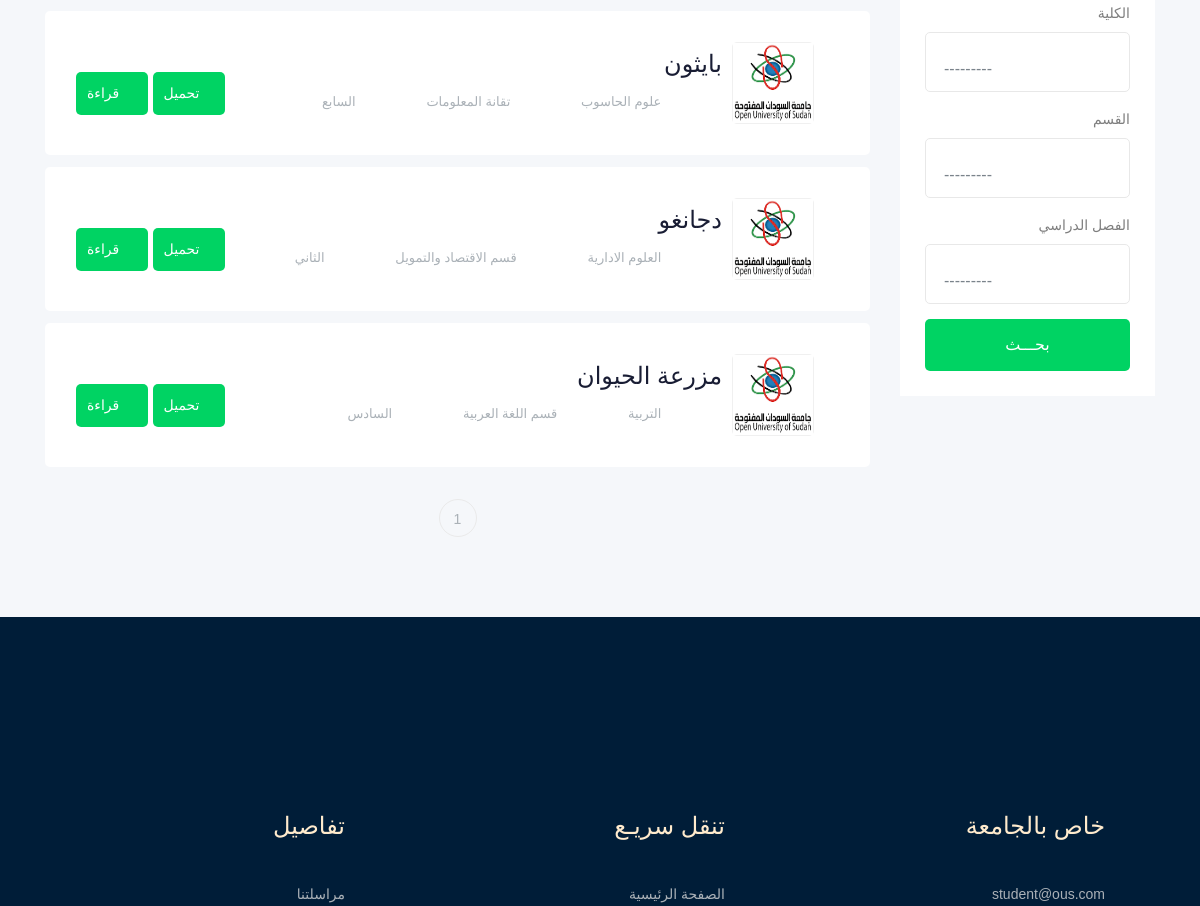
The app's page /books (middle part), older data.
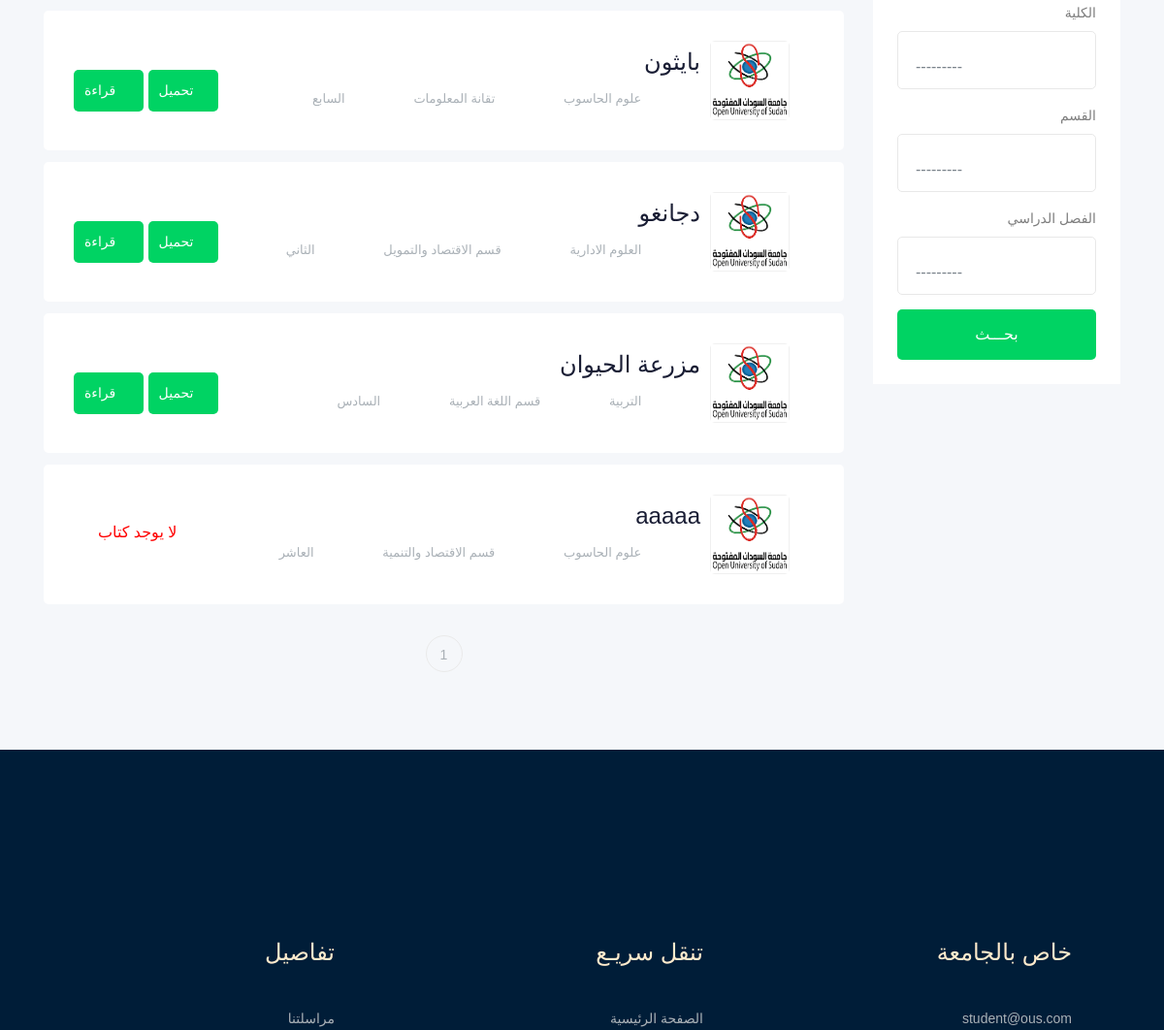
The same page, newer data.
### college/models.py (models this page shows, shortened)
class Book(models.Model):
    Btitle = models.CharField(max_length=200, verbose_name=_("عنوان الكتاب"))
    pdf = models.FileField(upload_to='media/pdf', null=True, blank=True)
    Bcollge = models.ForeignKey('College',
                                on_delete=models.CASCADE,
                                verbose_name=_("الكلية"))
    Bdepart = models.ForeignKey('Department',
                                on_delete=models.CASCADE,
                                verbose_name=_("القسم"))
    Bclass = models.CharField(max_length=20,
                              choices=Depart_Class,
                              verbose_name=_("الفصل الدراسي"))
    Bdescrip = models.TextField(max_length=200, verbose_name=_("Desciption"))

class College(models.Model):
    CLtitle = models.CharField(max_length=200, verbose_name=_('اسم الكلية'))
    CLdescrip = models.TextField(max_length=1000, verbose_name=_('وصف الكلية'))
    CLdepart = models.CharField(max_length=200,
                                choices=SECTION,
                                verbose_name=_("عدد الأقسام"))
    def __str__(self):
        return self.CLtitle

class Department(models.Model):
    Dcollege = models.ForeignKey('College',
                                 on_delete=models.CASCADE,
                                 blank=True,
                                 null=True,
                                 verbose_name=_("الكلية"))
    Dtitle = models.CharField(max_length=200, verbose_name=_("القسم"))
    Dsystem = models.CharField(max_length=200,
                               choices=SYSTEM,
                               verbose_name=_("نظام الدراسة"))
    def __str__(self):
        return self.Dtitle

### college/views.py (the view)
# urls.py: path('books', views.book),
def book(request):
    all_book = Book.objects.all()
    filter = BookFilter(request.GET, queryset=all_book)
    all_book = filter.qs
    paginator = Paginator(all_book, 6)  # Show 25 contacts per page.
    page = request.GET.get('page')
    all_book = paginator.get_page(page)
    context = {'all_book': all_book, 'filter': filter, 'page': page}
    return render(request, 'book/book.html', context)

### college/templates/book/book.html (shortened to what the changed rows need)
{% extends 'index.html' %}
{% load static %}
{% load bootstrap4 %}
{% block my_code %}
<div class="right">
    <div class="job_listing_area plus_padding">
        <div class="container">
            <div class="row">
                <div class="col-lg-9">
                    <div class="job_lists m-0">
                        <div class="row">
                            {% for book in all_book %}
                            <div class="col-lg-12 col-md-12">
                                <div class="single_jobs white-bg d-flex justify-content-between">
                                    <div class="jobs_left d-flex align-items-center">
                                        <div class="thumb">
                                            <img style="
                                                width: 80px;
                                                height: 80px;
                                                margin-right: -15px;
                                                margin-top: -15px;" src="{% static 'pdf/Books/cover_ous.png' %}"
                                                alt="">
                                        </div>
                                        <div class="jobs_conetent">
                                            <a href="job_details.html">
                                                <h4 style="margin-right: 10px;">{{book.Btitle}}</h4>
                                            </a>
                                            <div class="links_locat d-flex align-items-center">
                                                <div class="location">
                                                    <p style="font-size: 13px;"> <i class="fa fa-university"></i>
                                                        {{book.Bcollge}}</p>
                                                </div>
                                                <div class="location">
                                                    <p style="font-size: 13px;"> <i class="fa fa-puzzle-piece"></i>
                                                        {{book.Bdepart}}</p>
                                                </div>
                                                <div class="location">
                                                    <p title="الفصل الدراسي" style="font-size: 13px;"> <i
                                                            class="fa fa-graduation-cap"></i>
                                                        {{book.Bclass}}</p>
                                                </div>
                                            </div>
                                        </div>
                                    </div>
                                    <div class="jobs_right">
                                        <div class="apply_now">
                                            {% if book.pdf %}
                                            <a style="margin-top: 30px; padding: 10px; " href="{{book.pdf.url}}"
                                                target="_blank" download class="boxed-btn3"><i
                                                    class="fa fa-download"></i> تحميل</a>
                                            <a style="margin-top: 30px; padding: 10px; " href="{{book.pdf.url}}"
                                                target="_blank" class="boxed-btn3"> <i class="fa fa-book">
                                                    &nbsp;</i>قراءة</a>
                                            {% else %}
                                            <p style=" color: rgb(255, 1, 1); padding: 15px; margin: 10px;">لا يوجد كتاب
                                            </p>
                                            {% endif %}
                                        </div>
                                    </div>
                                </div>
                            </div>
                            {% endfor %}
                        </div>
                        <div class="row">
                            <div class="col-lg-12">
                                <div class="pagination_wrap">
                                    <ul>
                                        {% for pages in all_book.paginator.page_range %}
                                        {% if all_book.number == pages %}
                                        <li><a href="#"><span>{{pages}}</span></a></li>
                                        {% else %}
                                        <li><a href="?page={{pages}}"><span>{{pages}}</span></a></li>
                                        {% endif %}
                                        {% endfor %}
                                    </ul>
                                </div>
                            </div>
                        </div>
                    </div>
                </div>
            </div>
        </div>
    </div>
</div>
{% endblock my_code %}

Row changes from the older to the newer data that the page shows:
added Book: Btitle "aaaaa", Bcollge "علوم الحاسوب", Bdepart "قسم الاقتصاد والتنمية", Bclass "العاشر", pdf "لا يوجد كتاب"
